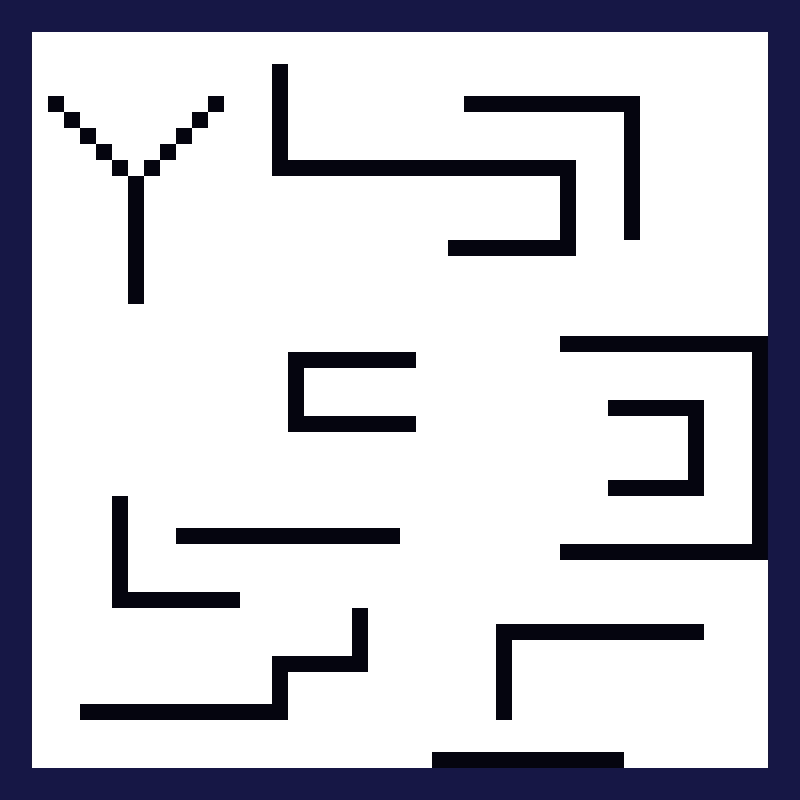

A 2D game scene composited from a Tiled map and its tileset images. What follows is a short description and the map's XML, with every tile layer's data as written:
An orthogonal 50x50 tile map with 16x16 px tiles, 1 tile layer (Tile Layer 1).

<map version="1.2" tiledversion="1.3.1" orientation="orthogonal" renderorder="right-down" compressionlevel="-1" width="50" height="50" tilewidth="16" tileheight="16" infinite="0" nextlayerid="2" nextobjectid="1">
 <tileset firstgid="1" source="../../assets/tile-set/setOfFive.tsx" />
 <layer id="1" name="Tile Layer 1" width="50" height="50">
  <data encoding="csv">
3,3,3,3,3,3,3,3,3,3,3,3,3,3,3,3,3,3,3,3,3,3,3,3,3,3,3,3,3,3,3,3,3,3,3,3,3,3,3,3,3,3,3,3,3,3,3,3,3,3,
3,3,3,3,3,3,3,3,3,3,3,3,3,3,3,3,3,3,3,3,3,3,3,3,3,3,3,3,3,3,3,3,3,3,3,3,3,3,3,3,3,3,3,3,3,3,3,3,3,3,
3,3,5,5,5,5,5,5,5,5,5,5,5,5,5,5,5,5,5,5,5,5,5,5,5,5,5,5,5,5,5,5,5,5,5,5,5,5,5,5,5,5,5,5,5,5,5,5,3,3,
3,3,5,5,5,5,5,5,5,5,5,5,5,5,5,5,5,5,5,5,5,5,5,5,5,5,5,5,5,5,5,5,5,5,5,5,5,5,5,5,5,5,5,5,5,5,5,5,3,3,
3,3,5,5,5,5,5,5,5,5,5,5,5,5,5,5,5,1,5,5,5,5,5,5,5,5,5,5,5,5,5,5,5,5,5,5,5,5,5,5,5,5,5,5,5,5,5,5,3,3,
3,3,5,5,5,5,5,5,5,5,5,5,5,5,5,5,5,1,5,5,5,5,5,5,5,5,5,5,5,5,5,5,5,5,5,5,5,5,5,5,5,5,5,5,5,5,5,5,3,3,
3,3,5,1,5,5,5,5,5,5,5,5,5,1,5,5,5,1,5,5,5,5,5,5,5,5,5,5,5,1,1,1,1,1,1,1,1,1,1,1,5,5,5,5,5,5,5,5,3,3,
3,3,5,5,1,5,5,5,5,5,5,5,1,5,5,5,5,1,5,5,5,5,5,5,5,5,5,5,5,5,5,5,5,5,5,5,5,5,5,1,5,5,5,5,5,5,5,5,3,3,
3,3,5,5,5,1,5,5,5,5,5,1,5,5,5,5,5,1,5,5,5,5,5,5,5,5,5,5,5,5,5,5,5,5,5,5,5,5,5,1,5,5,5,5,5,5,5,5,3,3,
3,3,5,5,5,5,1,5,5,5,1,5,5,5,5,5,5,1,5,5,5,5,5,5,5,5,5,5,5,5,5,5,5,5,5,5,5,5,5,1,5,5,5,5,5,5,5,5,3,3,
3,3,5,5,5,5,5,1,5,1,5,5,5,5,5,5,5,1,1,1,1,1,1,1,1,1,1,1,1,1,1,1,1,1,1,1,5,5,5,1,5,5,5,5,5,5,5,5,3,3,
3,3,5,5,5,5,5,5,1,5,5,5,5,5,5,5,5,5,5,5,5,5,5,5,5,5,5,5,5,5,5,5,5,5,5,1,5,5,5,1,5,5,5,5,5,5,5,5,3,3,
3,3,5,5,5,5,5,5,1,5,5,5,5,5,5,5,5,5,5,5,5,5,5,5,5,5,5,5,5,5,5,5,5,5,5,1,5,5,5,1,5,5,5,5,5,5,5,5,3,3,
3,3,5,5,5,5,5,5,1,5,5,5,5,5,5,5,5,5,5,5,5,5,5,5,5,5,5,5,5,5,5,5,5,5,5,1,5,5,5,1,5,5,5,5,5,5,5,5,3,3,
3,3,5,5,5,5,5,5,1,5,5,5,5,5,5,5,5,5,5,5,5,5,5,5,5,5,5,5,5,5,5,5,5,5,5,1,5,5,5,1,5,5,5,5,5,5,5,5,3,3,
3,3,5,5,5,5,5,5,1,5,5,5,5,5,5,5,5,5,5,5,5,5,5,5,5,5,5,5,1,1,1,1,1,1,1,1,5,5,5,5,5,5,5,5,5,5,5,5,3,3,
3,3,5,5,5,5,5,5,1,5,5,5,5,5,5,5,5,5,5,5,5,5,5,5,5,5,5,5,5,5,5,5,5,5,5,5,5,5,5,5,5,5,5,5,5,5,5,5,3,3,
3,3,5,5,5,5,5,5,1,5,5,5,5,5,5,5,5,5,5,5,5,5,5,5,5,5,5,5,5,5,5,5,5,5,5,5,5,5,5,5,5,5,5,5,5,5,5,5,3,3,
3,3,5,5,5,5,5,5,1,5,5,5,5,5,5,5,5,5,5,5,5,5,5,5,5,5,5,5,5,5,5,5,5,5,5,5,5,5,5,5,5,5,5,5,5,5,5,5,3,3,
3,3,5,5,5,5,5,5,5,5,5,5,5,5,5,5,5,5,5,5,5,5,5,5,5,5,5,5,5,5,5,5,5,5,5,5,5,5,5,5,5,5,5,5,5,5,5,5,3,3,
3,3,5,5,5,5,5,5,5,5,5,5,5,5,5,5,5,5,5,5,5,5,5,5,5,5,5,5,5,5,5,5,5,5,5,5,5,5,5,5,5,5,5,5,5,5,5,5,3,3,
3,3,5,5,5,5,5,5,5,5,5,5,5,5,5,5,5,5,5,5,5,5,5,5,5,5,5,5,5,5,5,5,5,5,5,1,1,1,1,1,1,1,1,1,1,1,1,1,3,3,
3,3,5,5,5,5,5,5,5,5,5,5,5,5,5,5,5,5,1,1,1,1,1,1,1,1,5,5,5,5,5,5,5,5,5,5,5,5,5,5,5,5,5,5,5,5,5,1,3,3,
3,3,5,5,5,5,5,5,5,5,5,5,5,5,5,5,5,5,1,5,5,5,5,5,5,5,5,5,5,5,5,5,5,5,5,5,5,5,5,5,5,5,5,5,5,5,5,1,3,3,
3,3,5,5,5,5,5,5,5,5,5,5,5,5,5,5,5,5,1,5,5,5,5,5,5,5,5,5,5,5,5,5,5,5,5,5,5,5,5,5,5,5,5,5,5,5,5,1,3,3,
3,3,5,5,5,5,5,5,5,5,5,5,5,5,5,5,5,5,1,5,5,5,5,5,5,5,5,5,5,5,5,5,5,5,5,5,5,5,1,1,1,1,1,1,5,5,5,1,3,3,
3,3,5,5,5,5,5,5,5,5,5,5,5,5,5,5,5,5,1,1,1,1,1,1,1,1,5,5,5,5,5,5,5,5,5,5,5,5,5,5,5,5,5,1,5,5,5,1,3,3,
3,3,5,5,5,5,5,5,5,5,5,5,5,5,5,5,5,5,5,5,5,5,5,5,5,5,5,5,5,5,5,5,5,5,5,5,5,5,5,5,5,5,5,1,5,5,5,1,3,3,
3,3,5,5,5,5,5,5,5,5,5,5,5,5,5,5,5,5,5,5,5,5,5,5,5,5,5,5,5,5,5,5,5,5,5,5,5,5,5,5,5,5,5,1,5,5,5,1,3,3,
3,3,5,5,5,5,5,5,5,5,5,5,5,5,5,5,5,5,5,5,5,5,5,5,5,5,5,5,5,5,5,5,5,5,5,5,5,5,5,5,5,5,5,1,5,5,5,1,3,3,
3,3,5,5,5,5,5,5,5,5,5,5,5,5,5,5,5,5,5,5,5,5,5,5,5,5,5,5,5,5,5,5,5,5,5,5,5,5,1,1,1,1,1,1,5,5,5,1,3,3,
3,3,5,5,5,5,5,1,5,5,5,5,5,5,5,5,5,5,5,5,5,5,5,5,5,5,5,5,5,5,5,5,5,5,5,5,5,5,5,5,5,5,5,5,5,5,5,1,3,3,
3,3,5,5,5,5,5,1,5,5,5,5,5,5,5,5,5,5,5,5,5,5,5,5,5,5,5,5,5,5,5,5,5,5,5,5,5,5,5,5,5,5,5,5,5,5,5,1,3,3,
3,3,5,5,5,5,5,1,5,5,5,1,1,1,1,1,1,1,1,1,1,1,1,1,1,5,5,5,5,5,5,5,5,5,5,5,5,5,5,5,5,5,5,5,5,5,5,1,3,3,
3,3,5,5,5,5,5,1,5,5,5,5,5,5,5,5,5,5,5,5,5,5,5,5,5,5,5,5,5,5,5,5,5,5,5,1,1,1,1,1,1,1,1,1,1,1,1,1,3,3,
3,3,5,5,5,5,5,1,5,5,5,5,5,5,5,5,5,5,5,5,5,5,5,5,5,5,5,5,5,5,5,5,5,5,5,5,5,5,5,5,5,5,5,5,5,5,5,5,3,3,
3,3,5,5,5,5,5,1,5,5,5,5,5,5,5,5,5,5,5,5,5,5,5,5,5,5,5,5,5,5,5,5,5,5,5,5,5,5,5,5,5,5,5,5,5,5,5,5,3,3,
3,3,5,5,5,5,5,1,1,1,1,1,1,1,1,5,5,5,5,5,5,5,5,5,5,5,5,5,5,5,5,5,5,5,5,5,5,5,5,5,5,5,5,5,5,5,5,5,3,3,
3,3,5,5,5,5,5,5,5,5,5,5,5,5,5,5,5,5,5,5,5,5,1,5,5,5,5,5,5,5,5,5,5,5,5,5,5,5,5,5,5,5,5,5,5,5,5,5,3,3,
3,3,5,5,5,5,5,5,5,5,5,5,5,5,5,5,5,5,5,5,5,5,1,5,5,5,5,5,5,5,5,1,1,1,1,1,1,1,1,1,1,1,1,1,5,5,5,5,3,3,
3,3,5,5,5,5,5,5,5,5,5,5,5,5,5,5,5,5,5,5,5,5,1,5,5,5,5,5,5,5,5,1,5,5,5,5,5,5,5,5,5,5,5,5,5,5,5,5,3,3,
3,3,5,5,5,5,5,5,5,5,5,5,5,5,5,5,5,1,1,1,1,1,1,5,5,5,5,5,5,5,5,1,5,5,5,5,5,5,5,5,5,5,5,5,5,5,5,5,3,3,
3,3,5,5,5,5,5,5,5,5,5,5,5,5,5,5,5,1,5,5,5,5,5,5,5,5,5,5,5,5,5,1,5,5,5,5,5,5,5,5,5,5,5,5,5,5,5,5,3,3,
3,3,5,5,5,5,5,5,5,5,5,5,5,5,5,5,5,1,5,5,5,5,5,5,5,5,5,5,5,5,5,1,5,5,5,5,5,5,5,5,5,5,5,5,5,5,5,5,3,3,
3,3,5,5,5,1,1,1,1,1,1,1,1,1,1,1,1,1,5,5,5,5,5,5,5,5,5,5,5,5,5,1,5,5,5,5,5,5,5,5,5,5,5,5,5,5,5,5,3,3,
3,3,5,5,5,5,5,5,5,5,5,5,5,5,5,5,5,5,5,5,5,5,5,5,5,5,5,5,5,5,5,5,5,5,5,5,5,5,5,5,5,5,5,5,5,5,5,5,3,3,
3,3,5,5,5,5,5,5,5,5,5,5,5,5,5,5,5,5,5,5,5,5,5,5,5,5,5,5,5,5,5,5,5,5,5,5,5,5,5,5,5,5,5,5,5,5,5,5,3,3,
3,3,5,5,5,5,5,5,5,5,5,5,5,5,5,5,5,5,5,5,5,5,5,5,5,5,5,1,1,1,1,1,1,1,1,1,1,1,1,5,5,5,5,5,5,5,5,5,3,3,
3,3,3,3,3,3,3,3,3,3,3,3,3,3,3,3,3,3,3,3,3,3,3,3,3,3,3,3,3,3,3,3,3,3,3,3,3,3,3,3,3,3,3,3,3,3,3,3,3,3,
3,3,3,3,3,3,3,3,3,3,3,3,3,3,3,3,3,3,3,3,3,3,3,3,3,3,3,3,3,3,3,3,3,3,3,3,3,3,3,3,3,3,3,3,3,3,3,3,3,3
</data>
 </layer>
</map>